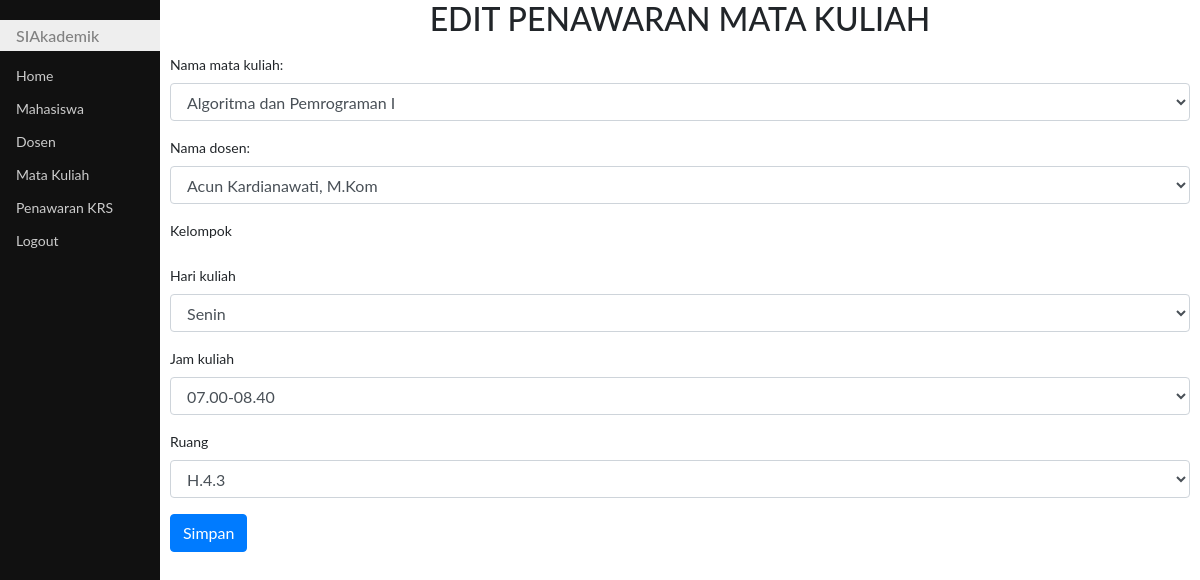
The page /editKulTawar.php?kode=13 on the database its author committed.
### tables this page shows
CREATE TABLE `kultawar` (
  `idkultawar` int(11) NOT NULL,
  `id_matkul` char(10) DEFAULT NULL,
  `npp` char(16) DEFAULT NULL,
  `klp` varchar(10) NOT NULL,
  `hari` varchar(10) DEFAULT NULL,
  `jamkul` char(11) DEFAULT NULL,
  `ruang` varchar(6) NOT NULL
);

### editKulTawar.php (the view, shortened to what this page needs)
<!DOCTYPE html>
<html>
<head>
	<link rel="stylesheet" type="text/css" href="bootstrap/css/bootstrap.min.css">
	<link rel="stylesheet" type="text/css" href="style.css">
</head>
<body onload="kode_klp_load()">
	<?php
	require "koneksi.php";
	$id = $_GET['kode'];
	$sql = "select m.id_matkul as midm,d.npp as dnpp, k.klp as kklp, k.hari as khr, k.jamkul as kjkul, k.ruang as kruang from makul as m, dosen as d, kultawar as k
			where k.id_matkul=m.id_matkul and
				  k.npp = d.npp and
				  k.idkultawar='$id'";
	$qry = mysqli_query($koneksi, $sql) or die(mysqli_error($koneksi));
	$row = mysqli_fetch_assoc($qry);
	?>
	<div class="utama">
		<h2 class="mb-3 text-center">EDIT PENAWARAN MATA KULIAH</h2>
		<form action="query_editKulTawar.php" method="post">
			<div class="form-group">
				<label for="id_matkul">Nama mata kuliah:</label>
				<select class="form-control" name="id_matkul" id="id_matkul">
					<?php
					$sql = "select id_matkul, nama_matkul from makul order by nama_matkul";
					$qry = mysqli_query($koneksi, $sql);
					while ($hsl = mysqli_fetch_row($qry)) {
						if ($hsl['0'] == $row['midm']) {
							echo "<option value=$hsl[0] selected>$hsl[1]";
						} else {
							echo "<option value=$hsl[0]>$hsl[1]";
						}
					}
					?>
				</select>
			</div>
			<div class="form-group">
				<label for="npp">Nama dosen:</label>
				<select class="form-control" name="npp" id="npp">
					<?php
					$sql = "select npp, nama_dosen from dosen order by nama_dosen";
					$qry = mysqli_query($koneksi, $sql);
					while ($hsl = mysqli_fetch_row($qry)) {
						if ($hsl['0'] == $row['dnpp']) {
							echo "<option value=$hsl[0] selected>$hsl[1]";
						} else {
							echo "<option value=$hsl[0]>$hsl[1]";
						}
					}
					?>
				</select>
			</div>
			<div class="form-group">
				<label for="klp">Kelompok</label>
			</div>
			<div class="form-group">
				<label for="hari">Hari kuliah</label>
				<select class="form-control" name="hari" id="hari">
					<?php
					$hari = array(
						'Senin', 'Selasa', 'Rabu', 'Kamis', 'Jumat',
						'Sabtu', 'Minggu'
					);
					for ($i = 0; $i < count($hari); $i++) {
						if ($hari[$i] == $row['khr']) {
							echo "<option value=$hari[$i] selected>$hari[$i]";
						} else {
							echo "<option value=$hari[$i]>$hari[$i]";
						}
					}
					?>
				</select>
			</div>
			<div class="form-group">
				<label for="jamkul">Jam kuliah</label>
				<select class="form-control" name="jamkul" id="jamkul">
					<?php
					$jam = array(
						'07.00-08.40', '08.40-10.20', '10.20-12.00',
						'12.30-14.10', '14.10-16.20', '16.20-18.00', '18.30-20.10'
					);
					for ($i = 0; $i < count($jam); $i++) {
						if ($jam[$i] == $row['kjkul']) {
							echo "<option value=$jam[$i] selected>$jam[$i]";
						} else {
							echo "<option value=$jam[$i]>$jam[$i]";
						}
					}
					?>
				</select>
			</div>
			<div class="form-group">
				<label for="ruang">Ruang</label>
				<select class="form-control" name="ruang" id="ruang">
					<?php
					$ruang = array('H.4.1', 'H.4.2', 'H.4.3', 'H.4.4', 'H.4.5', 'H.5.1', 'H.5.2', 'H.5.3', 'H.5.4', 'H.5.5');
					for ($i = 0; $i < count($ruang); $i++) {
						if ($ruang[$i] == $row['kruang']) {
							echo "<option value=$ruang[$i] selected>$ruang[$i]";
						} else {
							echo "<option value=$ruang[$i]>$ruang[$i]";
						}
					}
					?>
				</select>
			</div>
			<button class="btn btn-primary" type="submit">Simpan</button>
		</form>
	</div>
</body>
</html>

### style.css (style rules this page uses)
body { font-family: "Lato", sans-serif; }
.menusamping { height: 100%; width: 160px; position: fixed; z-index: 1; top: 0; left: 0; background-color: #111; overflow-x: hidden; padding-top: 20px; }
.menusamping a { padding: 6px 8px 6px 16px; text-decoration: none; font-size: 14px; color: #ccc; display: block; }
.menusamping h1 { padding: 6px 8px 6px 16px; text-decoration: none; font-size: 16px; color: #818181; background-color: #eee; display: block; }
.utama { margin-left: 160px; font-size: 14px; padding: 0px 10px; }

### rows shown on the page
kultawar: hari "Senin", jamkul "07.00-08.40", ruang "H.4.3"

### other values the page prints
form field id_matkul "Algoritma dan Pemrograman I"
form field npp "Acun Kardianawati, M.Kom"
